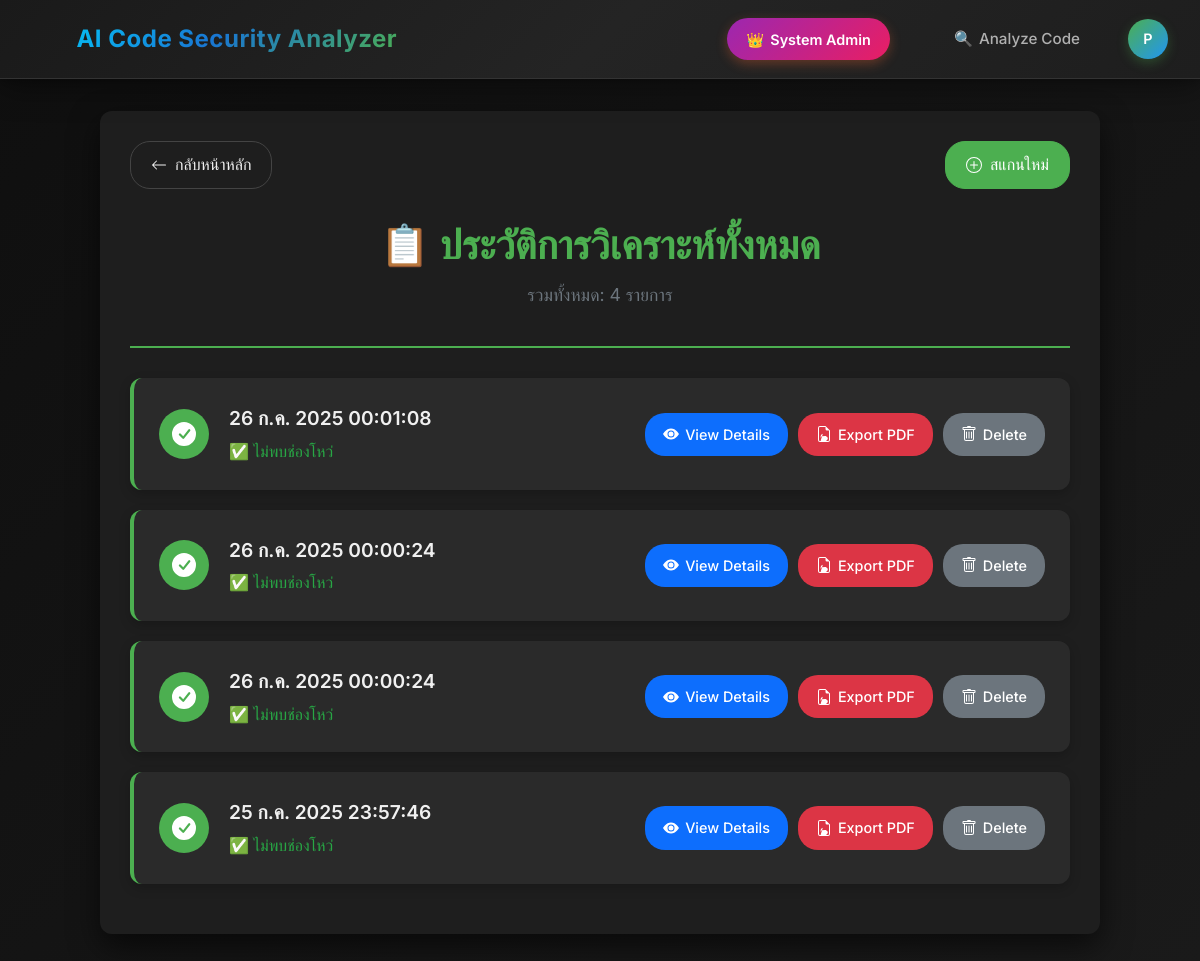
The page /history/ (signed in) on the database as committed earlier.
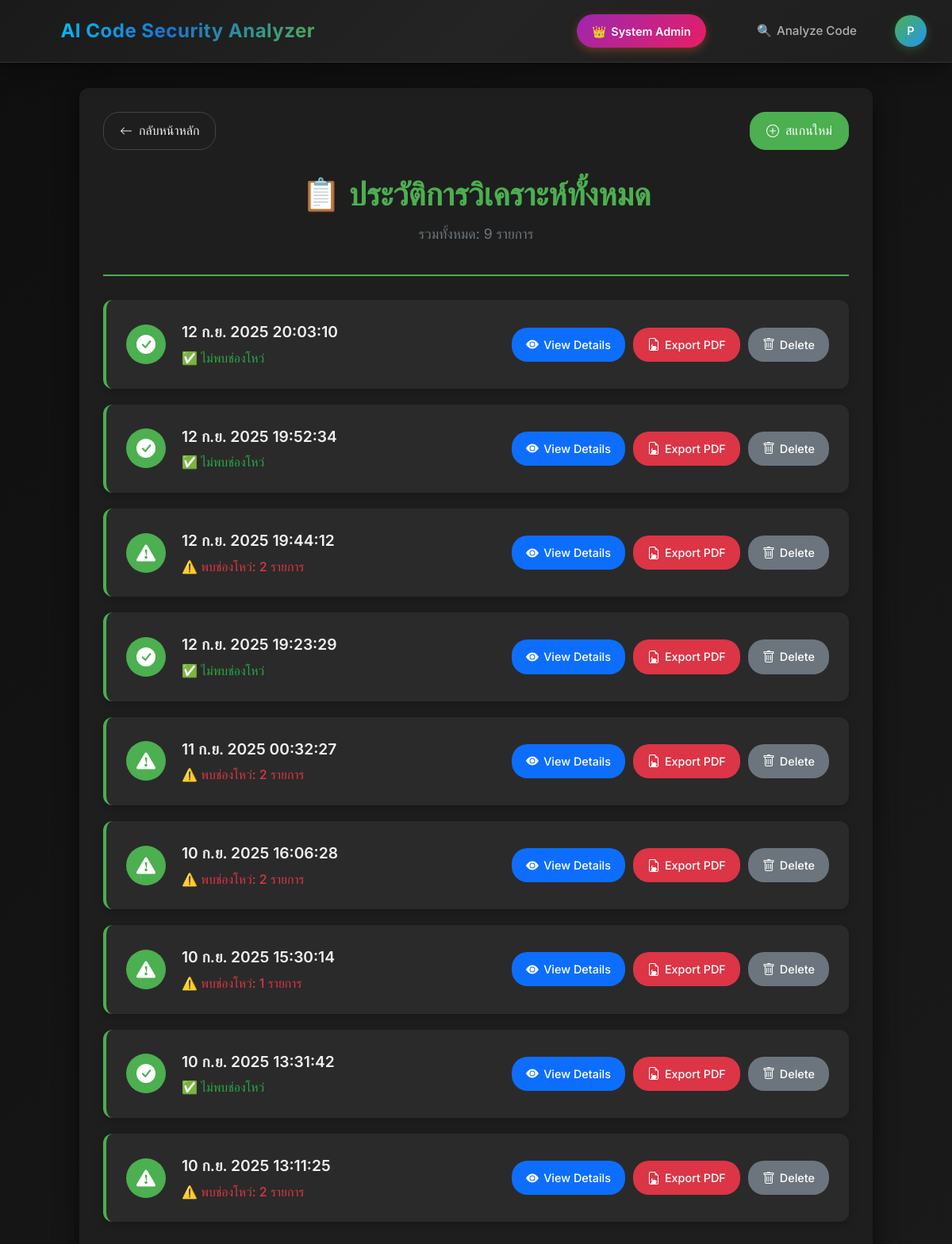
The same page on the database as committed later.
### scp4/models.py (models this page shows, shortened)
class ScanResult(models.Model):
    user = models.ForeignKey(
        User,
        on_delete=models.CASCADE,
        related_name='scan_results',
        db_index=True,
        verbose_name="ผู้ใช้"
    )
    scanned_at = models.DateTimeField(
        auto_now_add=True,
        db_index=True,
        verbose_name="วันที่และเวลาที่สแกน"
    )
    scanned_code = models.TextField(verbose_name="โค้ดที่ถูกสแกน")
    analysis_result_raw = models.TextField(
        blank=True,
        null=True,
        verbose_name="ผลลัพธ์ดิบจาก AI"
    )
    ai_model_used = models.CharField(
        max_length=100,
        default="deepseek-coder:6.7b",
        verbose_name="AI Model ที่ใช้"
    )
    total_vulnerabilities = models.PositiveIntegerField(
        default=0,
        verbose_name="จำนวนช่องโหว่รวม"
    )
    critical_severity_count = models.PositiveIntegerField(
        default=0,
        verbose_name="Critical"
    )
    high_severity_count = models.PositiveIntegerField(
        default=0,
        verbose_name="High"
    )
    medium_severity_count = models.PositiveIntegerField(
        default=0,
        verbose_name="Medium"
    )
    low_severity_count = models.PositiveIntegerField(
        default=0,
        verbose_name="Low"
    )
    info_severity_count = models.PositiveIntegerField(
        default=0,
        verbose_name="Info"
    )
    class Meta:
        verbose_name = "ผลลัพธ์การสแกน"
        verbose_name_plural = "ผลลัพธ์การสแกน"
        ordering = ['-scanned_at']
        indexes = [
            models.Index(fields=['user', '-scanned_at']),
            models.Index(fields=['total_vulnerabilities']),
            models.Index(fields=['scanned_at']),
        ]

### scp4/views.py (the view)
# urls.py: path('history/', views.scan_history, name='scan_history'),  # เพิ่มหน้าประวัติ
@login_required
def scan_history(request):
    all_scans = ScanResult.objects.filter(user=request.user).order_by('-scanned_at')
    from django.core.paginator import Paginator
    paginator = Paginator(all_scans, 10)  # แสดง 10 รายการต่อหน้า
    page_number = request.GET.get('page')
    page_scans = paginator.get_page(page_number)
    context = {
        'all_scans': page_scans,
        'total_scans': all_scans.count(),
    }
    return render(request, 'scp4/scan_history.html', context)

### scp4/templates/scp4/scan_history.html (shortened to what this page needs)
{% extends 'scp4/base.html' %}
{% load static %}
{% block content %}
<div class="container">
    <div class="top-actions">
        <a href="{% url 'scp4:index' %}" class="back-button">
            <svg xmlns="http://www.w3.org/2000/svg" width="16" height="16" fill="currentColor" viewBox="0 0 16 16">
                <path fill-rule="evenodd" d="M15 8a.5.5 0 0 0-.5-.5H2.707l3.147-3.146a.5.5 0 1 0-.708-.708l-4 4a.5.5 0 0 0 0 .708l4 4a.5.5 0 0 0 .708-.708L2.707 8.5H14.5a.5.5 0 0 0 .5-.5z"/>
            </svg>
            <span>กลับหน้าหลัก</span>
        </a>
        <a href="{% url 'scp4:index' %}" class="scan-new-button">
            <svg xmlns="http://www.w3.org/2000/svg" width="16" height="16" fill="currentColor" viewBox="0 0 16 16">
                <path d="M8 15A7 7 0 1 1 8 1a7 7 0 0 1 0 14zm0 1A8 8 0 1 0 8 0a8 8 0 0 0 0 16z"/>
                <path d="M8 4a.5.5 0 0 1 .5.5v3h3a.5.5 0 0 1 0 1h-3v3a.5.5 0 0 1-1 0v-3h-3a.5.5 0 0 1 0-1h3v-3A.5.5 0 0 1 8 4z"/>
            </svg>
            <span>สแกนใหม่</span>
        </a>
    </div>
    <div class="page-header">
        <h1 class="page-title">📋 ประวัติการวิเคราะห์ทั้งหมด</h1>
        <p class="total-count">รวมทั้งหมด: {{ total_scans }} รายการ</p>
    </div>
    {% if all_scans %}
        <div class="scan-history-list">
            {% for scan in all_scans %}
                <div class="scan-history-item">
                    <div class="scan-info">
                        <div class="scan-icon">
                            {% if scan.vulnerabilities.count > 0 %}
                                <svg xmlns="http://www.w3.org/2000/svg" width="24" height="24" fill="white" viewBox="0 0 16 16">
                                    <path d="M8.982 1.566a1.13 1.13 0 0 0-1.96 0L.165 13.233c-.457.778.091 1.767.98 1.767h13.713c.889 0 1.438-.99.98-1.767zM8 5c.535 0 .954.462.91.933l-.111 2.923c-.042 1.05-.157 1.442-.423 1.442-.267 0-.38-.392-.422-1.442L7.09 5.933C7.046 5.462 7.465 5 8 5m0 5.5a1.2 1.2 0 1 1 0 2.4 1.2 1.2 0 0 1 0-2.4"/>
                                </svg>
                            {% else %}
                                <svg xmlns="http://www.w3.org/2000/svg" width="24" height="24" fill="white" viewBox="0 0 16 16">
                                    <path d="M16 8A8 8 0 1 1 0 8a8 8 0 0 1 16 0m-3.97-3.03a.75.75 0 0 0-1.08.022L7.477 9.47l-1.637-1.636a.75.75 0 1 0-1.06 1.06L6.97 11.03a.75.75 0 0 0 1.079-.02l3.992-4.99a.75.75 0 0 0-.01-1.05z"/>
                                </svg>
                            {% endif %}
                        </div>
                        <div class="scan-details">
                            <span class="scan-date">{{ scan.scanned_at|date:"d M Y H:i:s" }}</span>
                            <span class="scan-status {% if scan.vulnerabilities.count > 0 %}status-found{% else %}status-safe{% endif %}">
                                {% if scan.vulnerabilities.count > 0 %}
                                    ⚠️ พบช่องโหว่: {{ scan.vulnerabilities.count }} รายการ
                                {% else %}
                                    ✅ ไม่พบช่องโหว่
                                {% endif %}
                            </span>
                        </div>
                    </div>
                    <div class="action-buttons">
                        <a href="{% url 'scp4:view_scan_result' scan.id %}" class="action-button view">
                            <svg xmlns="http://www.w3.org/2000/svg" width="16" height="16" fill="currentColor" viewBox="0 0 16 16">
                                <path d="M10.5 8a2.5 2.5 0 1 1-5 0 2.5 2.5 0 0 1 5 0z"/>
                                <path d="M0 8s3-5.5 8-5.5S16 8 16 8s-3 5.5-8 5.5S0 8 0 8zm8 3.5a3.5 3.5 0 1 0 0-7 3.5 3.5 0 0 0 0 7z"/>
                            </svg>
                            View Details
                        </a>
                        <a href="{% url 'scp4:export_scan_report_pdf' scan.id %}" target="_blank" class="action-button pdf">
                            Export PDF
                        </a>
                        <a href="{% url 'scp4:delete_scan_result' scan.id %}" class="action-button delete-button">
                            Delete
                        </a>
                    </div>
                </div>
            {% endfor %}
        </div>
    {% endif %}
</div>
{% endblock %}

### scp4/templates/scp4/base.html (shortened to what this page needs)
<!DOCTYPE html>
<html lang="th">
<head>
    {% load static %}
</head>
<body>
    <nav class="navbar">
    <a href="{% url 'scp4:home' %}" class="navbar-brand">AI Code Security Analyzer</a>
    <div class="navbar-nav">
        {% if user.is_authenticated %}
            {% if user.is_staff %}
                <a href="{% url 'scp4:custom_admin' %}" class="admin-btn" style="background: linear-gradient(135deg, #9c27b0, #e91e63); margin-right: 1rem;">
                    {% if user.is_superuser %}
                        <span>👑</span> System Admin
                    {% else %}
                        <span>⚙️</span> Staff Admin
                    {% endif %}
                </a>
            {% endif %}
            <a href="{% url 'scp4:index' %}" class="nav-link">
                <span>🔍</span> Analyze Code
            </a>
            <div class="user-dropdown">
                <div class="user-avatar" onclick="toggleDropdown()">
                    {{ user.username|slice:":1"|upper }}
                </div>
            </div>
        {% endif %}
    </div>
</nav>
    <main class="content">
        {% block content %}{% endblock %}
    </main>
</body>
</html>

### scp4/templates/scp4/scan_history.html (style rules this page uses)
:root { --primary-color: #4CAF50; --secondary-color: #6c757d; --background-main: #121212; --background-container: #1e1e1e; --text-color: #f0f0f0; --border-color: #444; --container-shadow: 0 12px 30px rgba(0, 0, 0, 0.6); --item-shadow: 0 4px 15px rgba(0, 0, 0, 0.3); --critical-color: #dc3545; --high-color: #e55353; --medium-color: #ffc107; --low-color: #17a2b8; --safe-color: #28a745; }
body { background-color: var(--background-main); font-family: 'Segoe UI', Tahoma, Geneva, Verdana, sans-serif; }
.container { max-width: 1000px; margin: auto; background-color: var(--background-container); padding: 30px; border-radius: 12px; box-shadow: var(--container-shadow); color: var(--text-color); }
.top-actions { display: flex; justify-content: space-between; align-items: center; margin-bottom: 30px; }
.back-button, .scan-new-button { background-color: transparent; color: var(--text-color); border: 1px solid var(--border-color); padding: 10px 20px; border-radius: 20px; text-decoration: none; font-weight: 500; transition: all 0.3s ease; display: flex; align-items: center; }
.scan-new-button { background-color: var(--primary-color); border-color: var(--primary-color); color: #fff; }
.back-button svg, .scan-new-button svg { margin-right: 8px; }
.page-header { text-align: center; margin-bottom: 30px; border-bottom: 2px solid var(--primary-color); padding-bottom: 20px; }
.page-title { font-size: 2.5em; color: var(--primary-color); margin: 0; font-weight: 600; }
.total-count { color: var(--secondary-color); margin-top: 10px; font-size: 1.1em; }
.scan-history-list { margin-top: 20px; }
.scan-history-item { background-color: #2a2a2a; padding: 25px; border-radius: 12px; margin-bottom: 20px; display: flex; align-items: center; justify-content: space-between; box-shadow: 0 4px 12px rgba(0, 0, 0, 0.2); transition: transform 0.3s ease, box-shadow 0.3s ease; border-left: 4px solid var(--primary-color); }
.scan-info { display: flex; align-items: center; flex-grow: 1; }
.scan-icon { width: 50px; height: 50px; background-color: var(--primary-color); border-radius: 50%; display: flex; align-items: center; justify-content: center; margin-right: 20px; flex-shrink: 0; }
.scan-details { display: flex; flex-direction: column; flex-grow: 1; }
.scan-date { font-weight: 600; font-size: 1.2em; color: var(--text-color); margin-bottom: 5px; }
.scan-status { font-size: 1em; color: var(--secondary-color); }
.status-found { color: var(--critical-color); font-weight: 500; }
.status-safe { color: var(--safe-color); font-weight: 500; }
.action-buttons { display: flex; gap: 10px; flex-shrink: 0; }
.action-button { padding: 10px 18px; border-radius: 20px; text-decoration: none; font-weight: 500; transition: all 0.3s ease; display: flex; align-items: center; justify-content: center; border: none; cursor: pointer; font-size: 0.9em; }
.action-button.view { background-color: #0d6efd; color: white; }
.action-button.pdf { background-color: #dc3545; color: white; }
.action-button.delete-button { background-color: #6c757d; color: white; }
.action-button svg { margin-right: 6px; }

Rows that differ between the two databases and show on the page:
removed ScanResult: scanned_at "26 ก.ค. 2025 00:01:08", shows "✅ ไม่พบช่องโหว่"
removed ScanResult: scanned_at "26 ก.ค. 2025 00:00:24", shows "✅ ไม่พบช่องโหว่"
removed ScanResult: scanned_at "26 ก.ค. 2025 00:00:24", shows "✅ ไม่พบช่องโหว่"
removed ScanResult: scanned_at "25 ก.ค. 2025 23:57:46", shows "✅ ไม่พบช่องโหว่"
added ScanResult: scanned_at "12 ก.ย. 2025 20:03:10", shows "✅ ไม่พบช่องโหว่"
added ScanResult: scanned_at "12 ก.ย. 2025 19:52:34", shows "✅ ไม่พบช่องโหว่"
added ScanResult: scanned_at "12 ก.ย. 2025 19:44:12", vulnerabilities.count "2"
added ScanResult: scanned_at "12 ก.ย. 2025 19:23:29", shows "✅ ไม่พบช่องโหว่"
added ScanResult: scanned_at "11 ก.ย. 2025 00:32:27", vulnerabilities.count "2"
added ScanResult: scanned_at "10 ก.ย. 2025 16:06:28", vulnerabilities.count "2"
added ScanResult: scanned_at "10 ก.ย. 2025 15:30:14", vulnerabilities.count "1"
added ScanResult: scanned_at "10 ก.ย. 2025 13:31:42", shows "✅ ไม่พบช่องโหว่"
added ScanResult: scanned_at "10 ก.ย. 2025 13:11:25", vulnerabilities.count "2"
Other text that changed with them:
{{ total_scans }}: "4" → "9"
